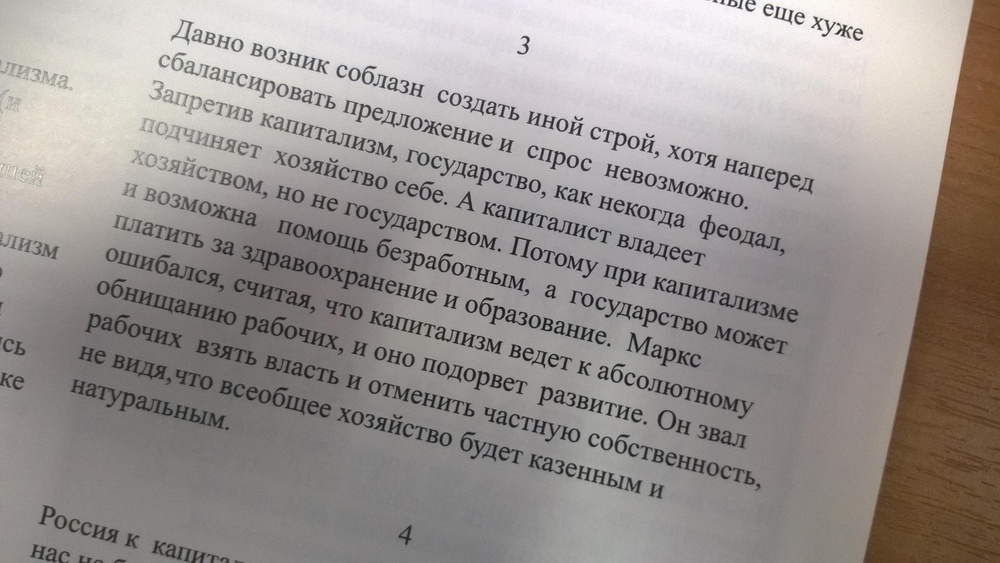
#> input picture task3/images/1.jpg, 1000 x 563 px, shrunk from 1954 x 1100 before the run; its folder holds only this picture in this run
$ python main.py
#> lines starting #> are read from the running program, lines starting #| are printed output that depends on the picture
#> in get_angles, image is the input picture: shape (563, 1000, 3); mean R, G, B 153, 147, 143.8
#> in calc_sums (call 9), `left_column = calc_sums(image, xmin, mid)`: left_column = 563 pairs, first value 0.000702 to 0.233, second value 0 to 0
#> in calc_sums (call 9), `left_column = calc_sums(image, xmin, mid)`:
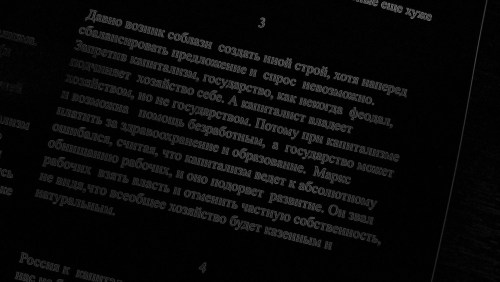
#> image: shape (563, 1000) float64 (shown at 1/2 size); min 0, max 0.552, mean 0.037
import numpy as np
import os
import cv2
import matplotlib.pyplot as plt
from PIL import Image
from skimage.color import rgb2gray
from skimage.filters import sobel


def roll_columns(matrix, r):
    row_indices, columns = np.ogrid[:matrix.shape[0], :matrix.shape[1]]
    r[r < 0] += matrix.shape[1]
    row_indices = row_indices - r
#> row_indices = 563 rows, first 8: [0, -1, -1], [1, 0, 0], [2, 1, 1], [3, 2, 2], [4, 3, 3], [5, 4, 4], [6, 5, 5], [7, 6, 6]
    result = matrix[row_indices, columns]
#> result = 563 rows, first 8: [0.0125, 0, 0], [0.0106, 0, 0], [0.0079, 0, 0], [0.00196, 0, 0], [0.00277, 0, 0], [0.00528, 0, 0], [0.00555, 0, 0], [0.00985, 0, 0]
    return result

def calc_sums(image, xmin, xmax):
    result = np.zeros((image.shape[0], xmax - xmin + 1))

    if xmax - xmin == 1:
        result[:, 0] = image[:, xmin]
    else:
        mid = (xmax + xmin) // 2
        left_column = calc_sums(image, xmin, mid)
        right_column = calc_sums(image, mid, xmax)
#> in calc_sums (call 11), `rolled_matrix = roll_columns(right_column[:, shift // 2 - shift % 2], ..`: rolled_matrix has the same summary as result in roll_columns
#> in calc_sums (call 9), `right_column = calc_sums(image, mid, xmax)`: right_column = 563 rows, first 8: [0.0178, 0.00528, 0], [0.0128, 0.00219, 0], [0.0101, 0.00219, 0], [0.00415, 0.00219, 0], [0.00693, 0.00416, 0], [0.0119, 0.00658, 0], [0.0132, 0.00766, 0], [0.0149, 0.005, 0]
#> in roll_columns (call 2), `row_indices = row_indices - r`: row_indices = 563 rows, first 6: [0, -1, -1, -2], [1, 0, 0, -1], [2, 1, 1, 0], [3, 2, 2, 1], [4, 3, 3, 2], [5, 4, 4, 3]
#> in roll_columns (call 2), `result = matrix[row_indices, columns]`: result = 563 rows, first 6: [0.0178, 0, 0, 0.0114], [0.0128, 0, 0.00528, 0.0111], [0.0101, 0, 0.00219, 0.0178], [0.00415, 0, 0.00219, 0.0128], [0.00693, 0, 0.00219, 0.0101], [0.0119, 0, 0.00416, 0.00415]
#> in calc_sums (call 9), `rolled_matrix = roll_columns(right_column[:, shift // 2 - shift % 2], ..`: rolled_matrix has the same summary as result in roll_columns
#> in calc_sums (call 8), `left_column = calc_sums(image, xmin, mid)`: left_column = 563 rows, first 6: [0.024, 0.0062, 0, 0.0114], [0.0193, 0.00658, 0.00528, 0.0111], [0.0167, 0.00658, 0.00219, 0.0178], [0.00807, 0.00392, 0.00219, 0.0128], [0.011, 0.00404, 0.00219, 0.0101], [0.0188, 0.00693, 0.00416, 0.00415]
#> in roll_columns (call 3), `row_indices = row_indices - r`: row_indices = 563 rows, first 8: [0, -1, -1], [1, 0, 0], [2, 1, 1], [3, 2, 2], [4, 3, 3], [5, 4, 4], [6, 5, 5], [7, 6, 6]
#> in roll_columns (call 3), `result = matrix[row_indices, columns]`: result = 563 rows, first 8: [0.0187, 0, 0], [0.0167, 0, 0], [0.0133, 0, 0], [0.00904, 0, 0], [0.00658, 0, 0], [0.0049, 0, 0], [0.00843, 0, 0], [0.00353, 0, 0]
#> in calc_sums (call 15), `rolled_matrix = roll_columns(right_column[:, shift // 2 - shift % 2], ..`: rolled_matrix has the same summary as result in roll_columns
#> in calc_sums (call 14), `left_column = calc_sums(image, xmin, mid)`: left_column = 563 rows, first 8: [0.0327, 0.0139, 0], [0.0298, 0.0132, 0], [0.0245, 0.0112, 0], [0.0183, 0.00925, 0], [0.0172, 0.0106, 0], [0.0155, 0.0106, 0], [0.0159, 0.00747, 0], [0.00925, 0.00572, 0]
#> in roll_columns (call 4), `result = matrix[row_indices, columns]`: result = 563 rows, first 8: [0.0079, 0, 0], [0.00766, 0, 0], [0.00404, 0, 0], [0.00528, 0, 0], [0.00196, 0, 0], [0.0049, 0, 0], [0.00572, 0, 0], [0.0112, 0, 0]
#> in calc_sums (call 18), `rolled_matrix = roll_columns(right_column[:, shift // 2 - shift % 2], ..`: rolled_matrix has the same summary as result in roll_columns
#> in calc_sums (call 14), `right_column = calc_sums(image, mid, xmax)`: right_column = 563 rows, first 8: [0.015, 0.00707, 0], [0.0117, 0.00404, 0], [0.00502, 0.00098, 0], [0.00747, 0.00219, 0], [0.00415, 0.00219, 0], [0.00686, 0.00196, 0], [0.0145, 0.00877, 0], [0.0161, 0.0049, 0]
#> in roll_columns (call 5), `row_indices = row_indices - r`: row_indices = 563 rows, first 6: [0, -1, -1, -2, -2], [1, 0, 0, -1, -1], [2, 1, 1, 0, 0], [3, 2, 2, 1, 1], [4, 3, 3, 2, 2], [5, 4, 4, 3, 3]
#> in roll_columns (call 5), `result = matrix[row_indices, columns]`: result = 563 rows, first 6: [0.015, 0, 0.00294, 0.00635, 0], [0.0117, 0, 0.00707, 0.00648, 0], [0.00502, 0, 0.00404, 0.015, 0], [0.00747, 0, 0.00098, 0.0117, 0], [0.00415, 0, 0.00219, 0.00502, 0], [0.00686, 0, 0.00219, 0.00747, 0]
#> in calc_sums (call 14), `rolled_matrix = roll_columns(right_column[:, shift // 2 - shift % 2], ..`: rolled_matrix has the same summary as result in roll_columns
#> in calc_sums (call 8), `right_column = calc_sums(image, mid, xmax)`: right_column = 563 rows, first 6: [0.0476, 0.0327, 0.0169, 0.0203, 0], [0.0415, 0.0298, 0.0202, 0.0196, 0], [0.0295, 0.0245, 0.0152, 0.0262, 0], [0.0258, 0.0183, 0.0102, 0.0209, 0], [0.0213, 0.0172, 0.0128, 0.0156, 0], [0.0224, 0.0155, 0.0128, 0.0181, 0]
#> in roll_columns (call 7), `row_indices = row_indices - r`: row_indices = 563 rows, first 8: [0, -1, -1], [1, 0, 0], [2, 1, 1], [3, 2, 2], [4, 3, 3], [5, 4, 4], [6, 5, 5], [7, 6, 6]
#> in roll_columns (call 7), `result = matrix[row_indices, columns]`: result = 563 rows, first 8: [0.00768, 0, 0], [0.00419, 0, 0], [0.00883, 0, 0], [0.0118, 0, 0], [0.00665, 0, 0], [0.00114, 0, 0], [0.0052, 0, 0], [0.00611, 0, 0]
#> in calc_sums (call 23), `rolled_matrix = roll_columns(right_column[:, shift // 2 - shift % 2], ..`: rolled_matrix has the same summary as result in roll_columns
#> in calc_sums (call 22), `left_column = calc_sums(image, xmin, mid)`: left_column = 563 rows, first 8: [0.0168, 0.00915, 0], [0.0113, 0.00711, 0], [0.0127, 0.00387, 0], [0.0142, 0.00239, 0], [0.0147, 0.00807, 0], [0.0065, 0.00536, 0], [0.00966, 0.00445, 0], [0.0124, 0.0063, 0]
#> in roll_columns (call 8), `result = matrix[row_indices, columns]`: result = 563 rows, first 8: [0.0049, 0, 0], [0.00219, 0, 0], [0.0031, 0, 0], [0.00747, 0, 0], [0.00904, 0, 0], [0.00392, 0, 0], [0.00219, 0, 0], [0.00098, 0, 0]
#> in calc_sums (call 26), `rolled_matrix = roll_columns(right_column[:, shift // 2 - shift % 2], ..`: rolled_matrix has the same summary as result in roll_columns
#> in calc_sums (call 22), `right_column = calc_sums(image, mid, xmax)`: right_column = 563 rows, first 8: [0.0106, 0.00572, 0], [0.00623, 0.00404, 0], [0.00664, 0.00353, 0], [0.0194, 0.012, 0], [0.0131, 0.00404, 0], [0.00531, 0.00139, 0], [0.00529, 0.0031, 0], [0.00502, 0.00404, 0]
#> in roll_columns (call 9), `row_indices = row_indices - r`: row_indices = 563 rows, first 6: [0, -1, -1, -2, -2], [1, 0, 0, -1, -1], [2, 1, 1, 0, 0], [3, 2, 2, 1, 1], [4, 3, 3, 2, 2], [5, 4, 4, 3, 3]
#> in roll_columns (call 9), `result = matrix[row_indices, columns]`: result = 563 rows, first 6: [0.0106, 0, 0.00438, 0.0161, 0], [0.00623, 0, 0.00572, 0.011, 0], [0.00664, 0, 0.00404, 0.0106, 0], [0.0194, 0, 0.00353, 0.00623, 0], [0.0131, 0, 0.012, 0.00664, 0], [0.00531, 0, 0.00404, 0.0194, 0]
#> in calc_sums (call 22), `rolled_matrix = roll_columns(right_column[:, shift // 2 - shift % 2], ..`: rolled_matrix has the same summary as result in roll_columns
#> in calc_sums (call 21), `left_column = calc_sums(image, xmin, mid)`: left_column = 563 rows, first 6: [0.0274, 0.0168, 0.0135, 0.0252, 0], [0.0175, 0.0113, 0.0128, 0.0181, 0], [0.0193, 0.0127, 0.00791, 0.0145, 0], [0.0336, 0.0142, 0.00593, 0.00862, 0], [0.0278, 0.0147, 0.02, 0.0147, 0], [0.0118, 0.0065, 0.00941, 0.0248, 0]
#> in roll_columns (call 10), `row_indices = row_indices - r`: row_indices = 563 rows, first 8: [0, -1, -1], [1, 0, 0], [2, 1, 1], [3, 2, 2], [4, 3, 3], [5, 4, 4], [6, 5, 5], [7, 6, 6]
#> in roll_columns (call 10), `result = matrix[row_indices, columns]`: result = 563 rows, first 8: [0.00438, 0, 0], [0.00766, 0, 0], [0.00404, 0, 0], [0.00877, 0, 0], [0.0127, 0, 0], [0.00693, 0, 0], [0.00416, 0, 0], [0.00353, 0, 0]
#> in calc_sums (call 30), `rolled_matrix = roll_columns(right_column[:, shift // 2 - shift % 2], ..`: rolled_matrix has the same summary as result in roll_columns
#> in calc_sums (call 29), `left_column = calc_sums(image, xmin, mid)`: left_column = 563 rows, first 8: [0.00831, 0.00392, 0], [0.0145, 0.00686, 0], [0.0121, 0.00808, 0], [0.0147, 0.00596, 0], [0.0233, 0.0106, 0], [0.0148, 0.0079, 0], [0.0111, 0.00693, 0], [0.00925, 0.00572, 0]
#> in roll_columns (call 11), `result = matrix[row_indices, columns]`: result = 563 rows, first 8: [0.0131, 0, 0], [0.00985, 0, 0], [0.01, 0, 0], [0.0176, 0, 0], [0.0129, 0, 0], [0.00596, 0, 0], [0.00294, 0, 0], [0.00392, 0, 0]
#> in calc_sums (call 33), `rolled_matrix = roll_columns(right_column[:, shift // 2 - shift % 2], ..`: rolled_matrix has the same summary as result in roll_columns
#> in calc_sums (call 29), `right_column = calc_sums(image, mid, xmax)`: right_column = 563 rows, first 8: [0.0229, 0.00985, 0], [0.0189, 0.00904, 0], [0.014, 0.00404, 0], [0.0236, 0.00596, 0], [0.0169, 0.00404, 0], [0.0101, 0.00416, 0], [0.00922, 0.00628, 0], [0.00746, 0.00353, 0]
#> in roll_columns (call 12), `row_indices = row_indices - r`: row_indices = 563 rows, first 6: [0, -1, -1, -2, -2], [1, 0, 0, -1, -1], [2, 1, 1, 0, 0], [3, 2, 2, 1, 1], [4, 3, 3, 2, 2], [5, 4, 4, 3, 3]
#> in roll_columns (call 12), `result = matrix[row_indices, columns]`: result = 563 rows, first 6: [0.0229, 0, 0.00098, 0.0055, 0], [0.0189, 0, 0.00985, 0.00196, 0], [0.014, 0, 0.00904, 0.0229, 0], [0.0236, 0, 0.00404, 0.0189, 0], [0.0169, 0, 0.00596, 0.014, 0], [0.0101, 0, 0.00404, 0.0236, 0]
#> in calc_sums (call 29), `rolled_matrix = roll_columns(right_column[:, shift // 2 - shift % 2], ..`: rolled_matrix has the same summary as result in roll_columns
#> in calc_sums (call 21), `right_column = calc_sums(image, mid, xmax)`: right_column = 563 rows, first 6: [0.0312, 0.00831, 0.0049, 0.00942, 0], [0.0334, 0.0145, 0.0167, 0.00882, 0], [0.0262, 0.0121, 0.0171, 0.031, 0], [0.0383, 0.0147, 0.01, 0.0249, 0], [0.0402, 0.0233, 0.0165, 0.0246, 0], [0.025, 0.0148, 0.0119, 0.0315, 0]
#> in roll_columns (call 15), `row_indices = row_indices - r`: row_indices = 563 rows, first 8: [0, -1, -1], [1, 0, 0], [2, 1, 1], [3, 2, 2], [4, 3, 3], [5, 4, 4], [6, 5, 5], [7, 6, 6]
#> in roll_columns (call 15), `result = matrix[row_indices, columns]`: result = 563 rows, first 8: [0.00098, 0, 0], [0.0049, 0, 0], [0.0112, 0, 0], [0.0049, 0, 0], [0.00714, 0, 0], [0.0062, 0, 0], [0.00596, 0, 0], [0.00294, 0, 0]
#> in calc_sums (call 39), `rolled_matrix = roll_columns(right_column[:, shift // 2 - shift % 2], ..`: rolled_matrix has the same summary as result in roll_columns
#> in calc_sums (call 38), `left_column = calc_sums(image, xmin, mid)`: left_column = 563 rows, first 8: [0.0103, 0.0093, 0], [0.00929, 0.00438, 0], [0.0196, 0.00843, 0], [0.0167, 0.0118, 0], [0.0202, 0.0131, 0], [0.00839, 0.00219, 0], [0.0119, 0.00596, 0], [0.00733, 0.00438, 0]
#> in calc_sums (call 38), `right_column = calc_sums(image, mid, xmax)`: right_column = 563 rows, first 8: [0.0147, 0.00353, 0], [0.0247, 0.0119, 0], [0.0216, 0.0157, 0], [0.0143, 0.0112, 0], [0.0143, 0.0133, 0], [0.0146, 0.0115, 0], [0.011, 0.00572, 0], [0.0161, 0.00596, 0]
#> in roll_columns (call 17), `row_indices = row_indices - r`: row_indices = 563 rows, first 6: [0, -1, -1, -2, -2], [1, 0, 0, -1, -1], [2, 1, 1, 0, 0], [3, 2, 2, 1, 1], [4, 3, 3, 2, 2], [5, 4, 4, 3, 3]
#> in roll_columns (call 17), `result = matrix[row_indices, columns]`: result = 563 rows, first 6: [0.0147, 0, 0.00832, 0.0147, 0], [0.0247, 0, 0.00353, 0.0139, 0], [0.0216, 0, 0.0119, 0.0147, 0], [0.0143, 0, 0.0157, 0.0247, 0], [0.0143, 0, 0.0112, 0.0216, 0], [0.0146, 0, 0.0133, 0.0143, 0]
#> in calc_sums (call 38), `rolled_matrix = roll_columns(right_column[:, shift // 2 - shift % 2], ..`: rolled_matrix has the same summary as result in roll_columns
#> in calc_sums (call 37), `left_column = calc_sums(image, xmin, mid)`: left_column = 563 rows, first 6: [0.025, 0.0103, 0.0176, 0.024, 0], [0.034, 0.00929, 0.00792, 0.0182, 0], [0.0413, 0.0196, 0.0204, 0.0231, 0], [0.031, 0.0167, 0.0275, 0.0366, 0], [0.0345, 0.0202, 0.0243, 0.0347, 0], [0.023, 0.00839, 0.0155, 0.0165, 0]
#> in calc_sums (call 37), `right_column = calc_sums(image, mid, xmax)`: right_column = 563 rows, first 6: [0.017, 0.0125, 0.0145, 0.0193, 0], [0.0172, 0.00843, 0.00748, 0.0172, 0], [0.028, 0.0133, 0.0119, 0.0129, 0], [0.033, 0.0145, 0.0171, 0.0202, 0], [0.0445, 0.0181, 0.0221, 0.025, 0], [0.0381, 0.0122, 0.0222, 0.0246, 0]
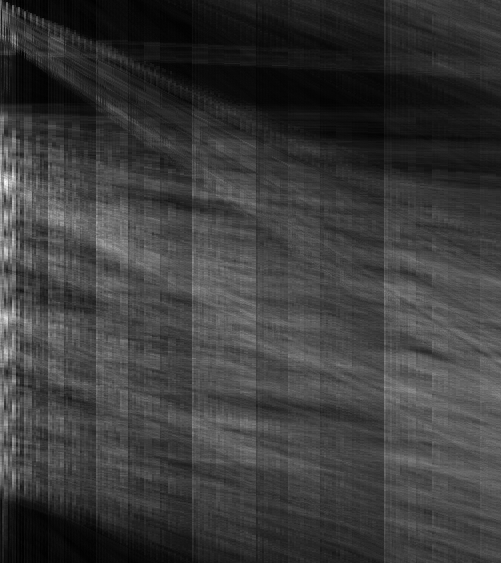
#> right_column: shape (563, 501) float64; min 1.66, max 38.23, mean 10.2; drawn with min black and max white

        shift = np.arange(xmax - xmin + 1).astype(int)
        rolled_matrix = roll_columns(right_column[:, shift // 2 - shift % 2], shift // 2 + shift % 2)
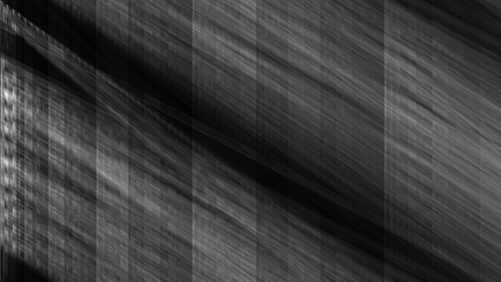
#> rolled_matrix: shape (563, 1001) float64 (shown at 1/2 size); min 1.66, max 38.23, mean 10.2; drawn with min black and max white

        result[:, shift] = left_column[:, shift // 2] + rolled_matrix
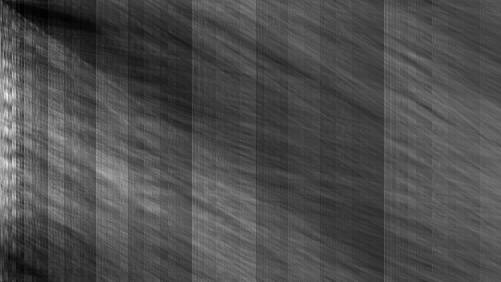
#> result: shape (563, 1001) float64 (shown at 1/2 size); min 3.51, max 64.39, mean 22.1; drawn with min black and max white

    return result

def fht(image):
    hough_space = calc_sums(image, 0, image.shape[1])
    hough_space_hor = calc_sums(image[:, ::-1], 0, image.shape[1])
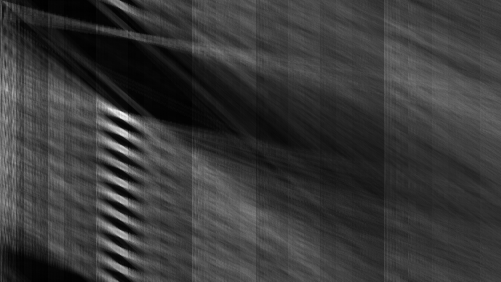
#> hough_space_hor: shape (563, 1001) float64 (shown at 1/2 size); min 2.96, max 87.9, mean 22.1; drawn with min black and max white

    return np.hstack([hough_space[:, ::-1], hough_space_hor])
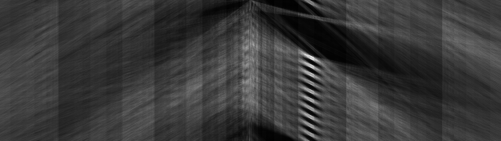
#> returned value: shape (563, 2002) float64 (shown at 1/4 size); min 2.96, max 87.9, mean 22.1; drawn with min black and max white


def get_angles(path):
    names = os.listdir(path)
    angles = np.zeros(len(names))
    for i, name in enumerate(names):
        image = plt.imread(os.path.join(path, name))

        hough_space = fht(sobel(rgb2gray(image)))
        angles[i] = np.arctan((hough_space.var(axis=0).argmax() - hough_space.shape[1] // 2) / image.shape[1]) * 180.0 / np.pi

    return angles

def rotate(image, angle, flags=cv2.INTER_LINEAR, borderMode=cv2.BORDER_REPLICATE):
#> called with angle = 13.5, flags = 0, borderMode = 1
    W, H = image.shape[:2]

    center = (W // 2, H // 2)
    rotation_matrix = cv2.getRotationMatrix2D(center, angle, 1)
    rotated = cv2.warpAffine(image, rotation_matrix, (H, W), flags=flags, borderMode=borderMode)
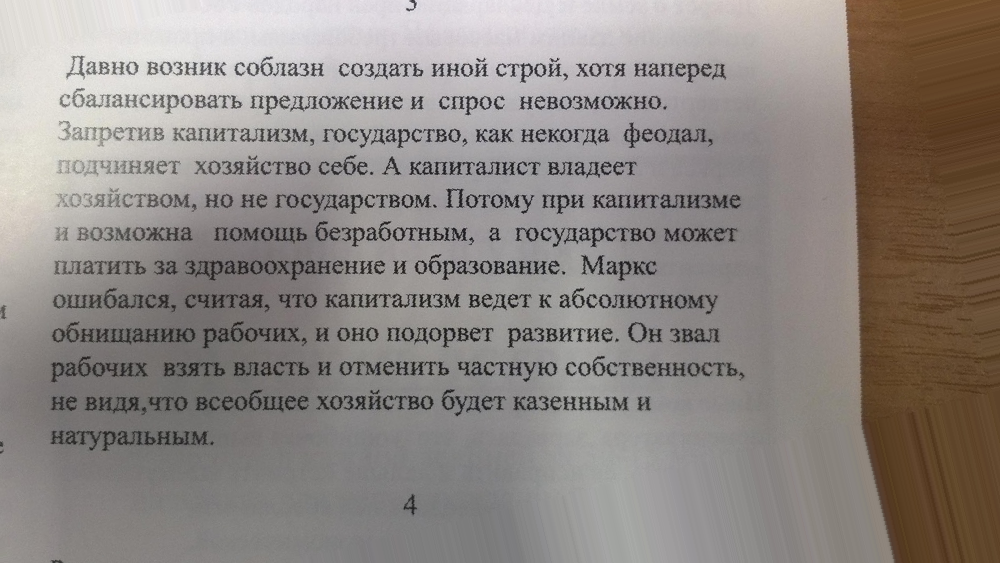
#> rotated: shape (563, 1000, 3); mean R, G, B 141.6, 134.7, 130.3

    return rotated

def main(in_dir_path = './images', out_dir_path = './itog'):
    names = os.listdir(in_dir_path)
    angles = get_angles(in_dir_path)

    for angle, name in zip(angles, names):
        image = plt.imread(os.path.join(in_dir_path, name))

        rotated = rotate(image, angle, flags=cv2.INTER_NEAREST)
        im = Image.fromarray(rotated.astype(np.uint8))
        im.save('./itog/nearest/{}'.format(name))

        rotated = rotate(image, angle, flags=cv2.INTER_LINEAR)
        im = Image.fromarray(rotated.astype(np.uint8))
        im.save('./itog/linear/{}'.format(name))


if __name__ == "__main__":
    main()
